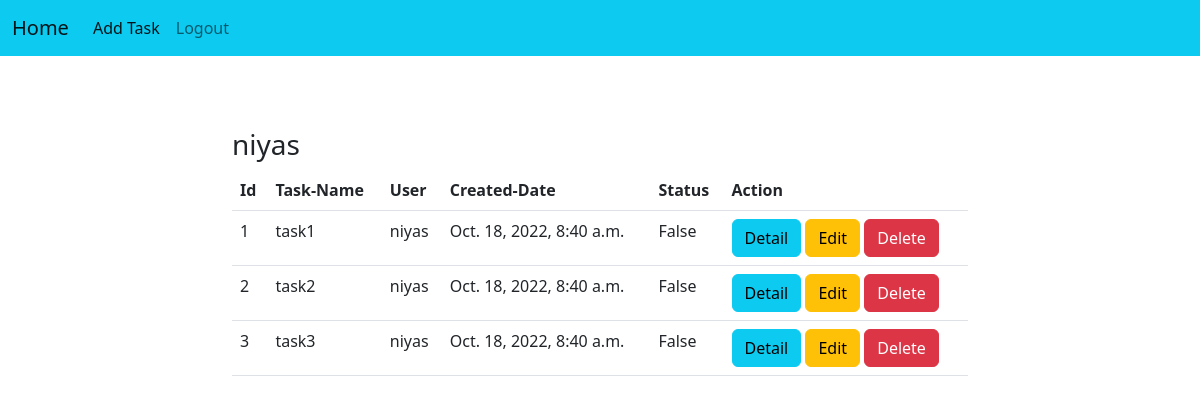
The page /todos/all/ (signed in) on the database as committed earlier.
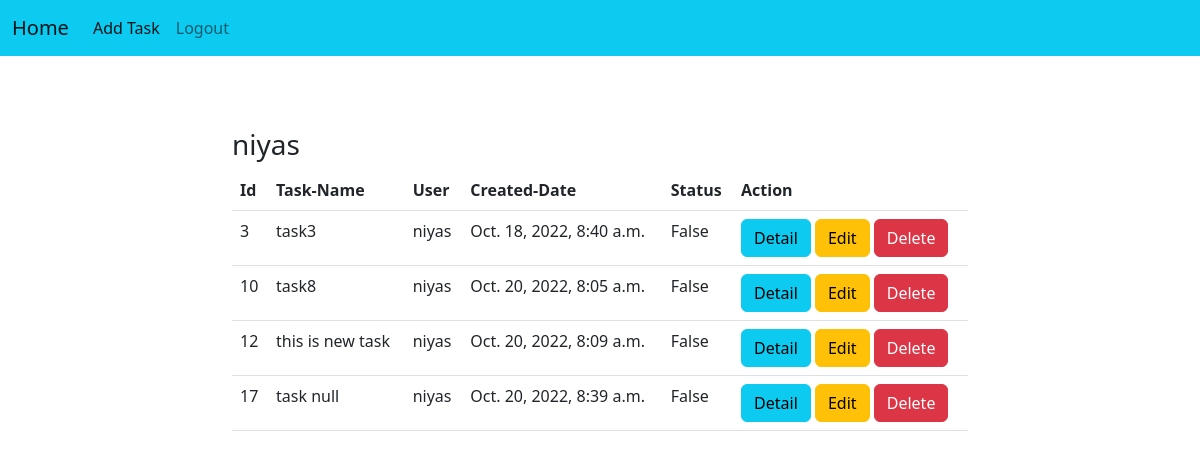
The same page on the database as committed later.
### taskapp/models.py (models this page shows, shortened)
class Task(models.Model):
    task_name=models.CharField(max_length=120)
    user=models.ForeignKey(User,on_delete=models.CASCADE)
    created_date=models.DateTimeField(auto_now_add=True)
    status=models.BooleanField(default=False)

### taskapp/views.py (the view)
# urls.py: path("todos/all/",TaskListView.as_view(),name="todo-all"),
@method_decorator(signin_required,name="dispatch")
class TaskListView(ListView):
    model=Task
    template_name="list-tasks.html"
    context_object_name="todos"
    def get_queryset(self):
        return Task.objects.filter(user=self.request.user)

### taskapp/views.py (called while the page is built)
def signin_required(fn):
    def wrapper(request,*args,**kwargs):
        if not request.user.is_authenticated:
            messages.error(request,"you must login")
            return redirect("signin")
        else:
            return fn(request,*args,**kwargs)
    return wrapper

### taskapp/templates/list-tasks.html (shortened to what this page needs)
{%extends 'base.html'%}
{%block body_block%}
<div class="container">
    <div class="row">
        <div class="col-4"></div>
        <div class="col-4"></div>
    </div>
    <div class="row mt-5">
        <div class="col-2"></div>
        <div class="col-8">
            <h3>{{request.user}}</h3>
            <table class="table">
                <tr>
                    <th>Id</th>
                    <th>Task-Name</th>
                    <th>User</th>
                    <th>Created-Date</th>
                    <th>Status</th>
                    <th>Action</th>
                </tr>
                {%for task in todos%}
                <tr>
                    <td>{{task.id}}</td>
                    <td>{{task.task_name}}</td>
                    <td>{{task.user}}</td>
                    <td>{{task.created_date}}</td>
                    <td>{{task.status}}</td>
                    <td>
                        <a href="{%url 'todo-detail' task.id%}" class="btn btn-info">Detail</a>
                        <a href="{%url 'todo-update' task.id%}" class="btn btn-warning">Edit</a>
                        <a href="{%url 'todo-delete' task.id%}" class="btn btn-danger">Delete</a>
                    </td>
                </tr>
                {%endfor%}
            </table>
        </div>
        <div class="col-2"></div>
    </div>
</div>
{%endblock%}

### taskapp/templates/base.html (shortened to what this page needs)
<!DOCTYPE html>
<html lang="en">
<head>
<link href="https://cdn.jsdelivr.net/npm/bootstrap@5.2.2/dist/css/bootstrap.min.css" rel="stylesheet">
</head>
<body>
    <nav class="navbar navbar-expand-lg bg-info">
        <div class="container-fluid">
          <a class="navbar-brand" href="{%url 'todo-all'%}">Home</a>
          <div class="collapse navbar-collapse" id="navbarSupportedContent">
            <ul class="navbar-nav me-auto mb-2 mb-lg-0">
              <li class="nav-item">
                <a class="nav-link active" aria-current="page" href="{%url 'todo-add'%}">Add Task</a>
              </li>
              <li class="nav-item">
                <a class="nav-link" href="{%url 'signout'%}">Logout</a>
              </li>
              </ul>
          </div>
        </div>
      </nav>
      {%block body_block%}
      {%endblock%}
</body>
</html>

Rows that differ between the two databases and show on the page:
removed Task: id "1", task_name "task1", user "niyas", created_date "Oct. 18, 2022, 8:40 a.m.", status "False"
removed Task: id "2", task_name "task2", user "niyas", created_date "Oct. 18, 2022, 8:40 a.m.", status "False"
added Task: id "10", task_name "task8", user "niyas", created_date "Oct. 20, 2022, 8:05 a.m.", status "False"
added Task: id "12", task_name "this is new task", user "niyas", created_date "Oct. 20, 2022, 8:09 a.m.", status "False"
added Task: id "17", task_name "task null", user "niyas", created_date "Oct. 20, 2022, 8:39 a.m.", status "False"
